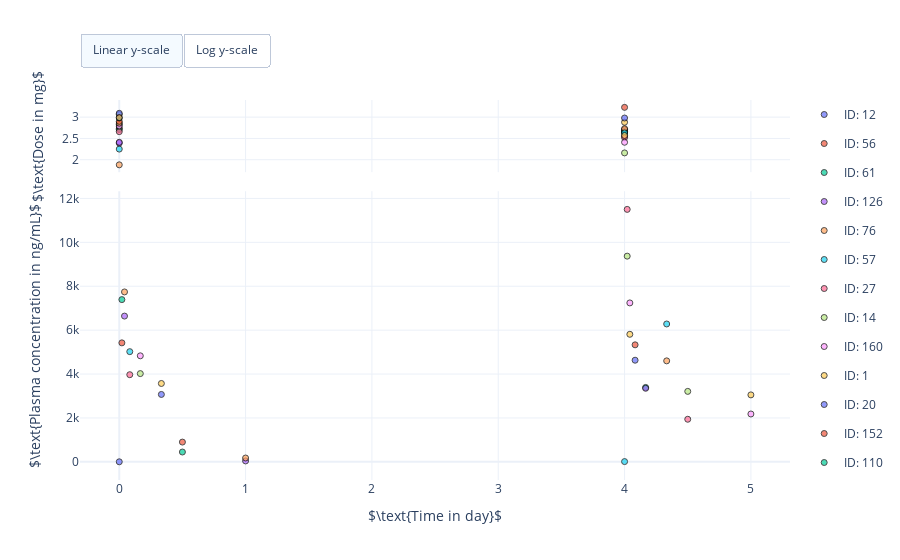

Here is the notebook cell this chart was saved with:
### Markdown cell above
## Preclinical data

### Code cell
import erlotinib as erlo
import pandas as pd

# Get data
data = erlo.DataLibrary().lung_cancer_single_erlotinib_dose_group()

# Create scatter plot
fig = erlo.plots.PKTimeSeriesPlot()
fig.add_data(data, biomarker='Plasma concentration')
fig.set_axis_labels(
    time_label=r'$\text{Time in day}$', 
    biom_label=r'$\text{Plasma concentration in ng/mL}$', 
    dose_label=r'$\text{Dose in mg}$')
fig.show()

### Figure 1 — Plotly figure (JSON) as saved in the notebook; plotly's stock layout.template omitted (floating-point values rounded to 4 significant figures)
{"data": [{"hoverinfo": "text", "legendgroup": "ID: 12", "marker": {"color": "#636EFA", "line": {"color": "black", "width": 1}, "opacity": 0.7, "symbol": "circle"}, "mode": "markers", "name": "ID: 12", "showlegend": false, "text": ["Dose duration: nan"], "type": "scatter", "x": [0], "xaxis": "x", "y": [2.83], "yaxis": "y"}, {"legendgroup": "ID: 12", "marker": {"color": "#636EFA", "line": {"color": "black", "width": 1}, "opacity": 0.7, "symbol": "circle"}, "mode": "markers", "name": "ID: 12", "showlegend": true, "type": "scatter", "x": [0], "xaxis": "x2", "y": [1.83], "yaxis": "y2"}, {"hoverinfo": "text", "legendgroup": "ID: 56", "marker": {"color": "#EF553B", "line": {"color": "black", "width": 1}, "opacity": 0.7, "symbol": "circle"}, "mode": "markers", "name": "ID: 56", "showlegend": false, "text": ["Dose duration: nan"], "type": "scatter", "x": [0], "xaxis": "x", "y": [2.74], "yaxis": "y"}, {"legendgroup": "ID: 56", "marker": {"color": "#EF553B", "line": {"color": "black", "width": 1}, "opacity": 0.7, "symbol": "circle"}, "mode": "markers", "name": "ID: 56", "showlegend": true, "type": "scatter", "x": [0.02083], "xaxis": "x2", "y": [5420], "yaxis": "y2"}, {"hoverinfo": "text", "legendgroup": "ID: 61", "marker": {"color": "#00CC96", "line": {"color": "black", "width": 1}, "opacity": 0.7, "symbol": "circle"}, "mode": "markers", "name": "ID: 61", "showlegend": false, "text": ["Dose duration: nan"], "type": "scatter", "x": [0], "xaxis": "x", "y": [2.71], "yaxis": "y"}, {"legendgroup": "ID: 61", "marker": {"color": "#00CC96", "line": {"color": "black", "width": 1}, "opacity": 0.7, "symbol": "circle"}, "mode": "markers", "name": "ID: 61", "showlegend": true, "type": "scatter", "x": [0.02083], "xaxis": "x2", "y": [7390], "yaxis": "y2"}, {"hoverinfo": "text", "legendgroup": "ID: 126", "marker": {"color": "#AB63FA", "line": {"color": "black", "width": 1}, "opacity": 0.7, "symbol": "circle"}, "mode": "markers", "name": "ID: 126", "showlegend": false, "text": ["Dose duration: nan"], "type": "scatter", "x": [0], "xaxis": "x", "y": [2.39], "yaxis": "y"}, {"legendgroup": "ID: 126", "marker": {"color": "#AB63FA", "line": {"color": "black", "width": 1}, "opacity": 0.7, "symbol": "circle"}, "mode": "markers", "name": "ID: 126", "showlegend": true, "type": "scatter", "x": [0.04167], "xaxis": "x2", "y": [6640], "yaxis": "y2"}, {"hoverinfo": "text", "legendgroup": "ID: 76", "marker": {"color": "#FFA15A", "line": {"color": "black", "width": 1}, "opacity": 0.7, "symbol": "circle"}, "mode": "markers", "name": "ID: 76", "showlegend": false, "text": ["Dose duration: nan"], "type": "scatter", "x": [0], "xaxis": "x", "y": [1.88], "yaxis": "y"}, {"legendgroup": "ID: 76", "marker": {"color": "#FFA15A", "line": {"color": "black", "width": 1}, "opacity": 0.7, "symbol": "circle"}, "mode": "markers", "name": "ID: 76", "showlegend": true, "type": "scatter", "x": [0.04167], "xaxis": "x2", "y": [7740], "yaxis": "y2"}, {"hoverinfo": "text", "legendgroup": "ID: 57", "marker": {"color": "#19D3F3", "line": {"color": "black", "width": 1}, "opacity": 0.7, "symbol": "circle"}, "mode": "markers", "name": "ID: 57", "showlegend": false, "text": ["Dose duration: nan"], "type": "scatter", "x": [0], "xaxis": "x", "y": [2.25], "yaxis": "y"}, {"legendgroup": "ID: 57", "marker": {"color": "#19D3F3", "line": {"color": "black", "width": 1}, "opacity": 0.7, "symbol": "circle"}, "mode": "markers", "name": "ID: 57", "showlegend": true, "type": "scatter", "x": [0.08333], "xaxis": "x2", "y": [5020], "yaxis": "y2"}, {"hoverinfo": "text", "legendgroup": "ID: 27", "marker": {"color": "#FF6692", "line": {"color": "black", "width": 1}, "opacity": 0.7, "symbol": "circle"}, "mode": "markers", "name": "ID: 27", "showlegend": false, "text": ["Dose duration: nan"], "type": "scatter", "x": [0], "xaxis": "x", "y": [2.66], "yaxis": "y"}, {"legendgroup": "ID: 27", "marker": {"color": "#FF6692", "line": {"color": "black", "width": 1}, "opacity": 0.7, "symbol": "circle"}, "mode": "markers", "name": "ID: 27", "showlegend": true, "type": "scatter", "x": [0.08333], "xaxis": "x2", "y": [3970], "yaxis": "y2"}, {"hoverinfo": "text", "legendgroup": "ID: 14", "marker": {"color": "#B6E880", "line": {"color": "black", "width": 1}, "opacity": 0.7, "symbol": "circle"}, "mode": "markers", "name": "ID: 14", "showlegend": false, "text": ["Dose duration: nan"], "type": "scatter", "x": [0], "xaxis": "x", "y": [3.06], "yaxis": "y"}, {"legendgroup": "ID: 14", "marker": {"color": "#B6E880", "line": {"color": "black", "width": 1}, "opacity": 0.7, "symbol": "circle"}, "mode": "markers", "name": "ID: 14", "showlegend": true, "type": "scatter", "x": [0.1667], "xaxis": "x2", "y": [4020], "yaxis": "y2"}, {"hoverinfo": "text", "legendgroup": "ID: 160", "marker": {"color": "#FF97FF", "line": {"color": "black", "width": 1}, "opacity": 0.7, "symbol": "circle"}, "mode": "markers", "name": "ID: 160", "showlegend": false, "text": ["Dose duration: nan"], "type": "scatter", "x": [0], "xaxis": "x", "y": [2.79], "yaxis": "y"}, {"legendgroup": "ID: 160", "marker": {"color": "#FF97FF", "line": {"color": "black", "width": 1}, "opacity": 0.7, "symbol": "circle"}, "mode": "markers", "name": "ID: 160", "showlegend": true, "type": "scatter", "x": [0.1667], "xaxis": "x2", "y": [4830], "yaxis": "y2"}, {"hoverinfo": "text", "legendgroup": "ID: 1", "marker": {"color": "#FECB52", "line": {"color": "black", "width": 1}, "opacity": 0.7, "symbol": "circle"}, "mode": "markers", "name": "ID: 1", "showlegend": false, "text": ["Dose duration: nan"], "type": "scatter", "x": [0], "xaxis": "x", "y": [2.86], "yaxis": "y"}, {"legendgroup": "ID: 1", "marker": {"color": "#FECB52", "line": {"color": "black", "width": 1}, "opacity": 0.7, "symbol": "circle"}, "mode": "markers", "name": "ID: 1", "showlegend": true, "type": "scatter", "x": [0.3333], "xaxis": "x2", "y": [3570], "yaxis": "y2"}, {"hoverinfo": "text", "legendgroup": "ID: 20", "marker": {"color": "#636EFA", "line": {"color": "black", "width": 1}, "opacity": 0.7, "symbol": "circle"}, "mode": "markers", "name": "ID: 20", "showlegend": false, "text": ["Dose duration: nan"], "type": "scatter", "x": [0], "xaxis": "x", "y": [3.09], "yaxis": "y"}, {"legendgroup": "ID: 20", "marker": {"color": "#636EFA", "line": {"color": "black", "width": 1}, "opacity": 0.7, "symbol": "circle"}, "mode": "markers", "name": "ID: 20", "showlegend": true, "type": "scatter", "x": [0.3333], "xaxis": "x2", "y": [3070], "yaxis": "y2"}, {"hoverinfo": "text", "legendgroup": "ID: 152", "marker": {"color": "#EF553B", "line": {"color": "black", "width": 1}, "opacity": 0.7, "symbol": "circle"}, "mode": "markers", "name": "ID: 152", "showlegend": false, "text": ["Dose duration: nan"], "type": "scatter", "x": [0], "xaxis": "x", "y": [2.9], "yaxis": "y"}, {"legendgroup": "ID: 152", "marker": {"color": "#EF553B", "line": {"color": "black", "width": 1}, "opacity": 0.7, "symbol": "circle"}, "mode": "markers", "name": "ID: 152", "showlegend": true, "type": "scatter", "x": [0.5], "xaxis": "x2", "y": [900], "yaxis": "y2"}, {"hoverinfo": "text", "legendgroup": "ID: 110", "marker": {"color": "#00CC96", "line": {"color": "black", "width": 1}, "opacity": 0.7, "symbol": "circle"}, "mode": "markers", "name": "ID: 110", "showlegend": false, "text": ["Dose duration: nan"], "type": "scatter", "x": [0], "xaxis": "x", "y": [2.98], "yaxis": "y"}, {"legendgroup": "ID: 110", "marker": {"color": "#00CC96", "line": {"color": "black", "width": 1}, "opacity": 0.7, "symbol": "circle"}, "mode": "markers", "name": "ID: 110", "showlegend": true, "type": "scatter", "x": [0.5], "xaxis": "x2", "y": [448], "yaxis": "y2"}, {"hoverinfo": "text", "legendgroup": "ID: 10", "marker": {"color": "#AB63FA", "line": {"color": "black", "width": 1}, "opacity": 0.7, "symbol": "circle"}, "mode": "markers", "name": "ID: 10", "showlegend": false, "text": ["Dose duration: nan"], "type": "scatter", "x": [0], "xaxis": "x", "y": [2.41], "yaxis": "y"}, {"legendgroup": "ID: 10", "marker": {"color": "#AB63FA", "line": {"color": "black", "width": 1}, "opacity": 0.7, "symbol": "circle"}, "mode": "markers", "name": "ID: 10", "showlegend": true, "type": "scatter", "x": [1], "xaxis": "x2", "y": [41.4], "yaxis": "y2"}, {"hoverinfo": "text", "legendgroup": "ID: 74", "marker": {"color": "#FFA15A", "line": {"color": "black", "width": 1}, "opacity": 0.7, "symbol": "circle"}, "mode": "markers", "name": "ID: 74", "showlegend": false, "text": ["Dose duration: nan"], "type": "scatter", "x": [0], "xaxis": "x", "y": [2.99], "yaxis": "y"}, {"legendgroup": "ID: 74", "marker": {"color": "#FFA15A", "line": {"color": "black", "width": 1}, "opacity": 0.7, "symbol": "circle"}, "mode": "markers", "name": "ID: 74", "showlegend": true, "type": "scatter", "x": [1], "xaxis": "x2", "y": [175], "yaxis": "y2"}, {"hoverinfo": "text", "legendgroup": "ID: 30", "marker": {"color": "#19D3F3", "line": {"color": "black", "width": 1}, "opacity": 0.7, "symbol": "circle"}, "mode": "markers", "name": "ID: 30", "showlegend": false, "text": ["Dose duration: nan"], "type": "scatter", "x": [4], "xaxis": "x", "y": [2.66], "yaxis": "y"}, {"legendgroup": "ID: 30", "marker": {"color": "#19D3F3", "line": {"color": "black", "width": 1}, "opacity": 0.7, "symbol": "circle"}, "mode": "markers", "name": "ID: 30", "showlegend": true, "type": "scatter", "x": [4], "xaxis": "x2", "y": [11.8], "yaxis": "y2"}, {"hoverinfo": "text", "legendgroup": "ID: 120", "marker": {"color": "#FF6692", "line": {"color": "black", "width": 1}, "opacity": 0.7, "symbol": "circle"}, "mode": "markers", "name": "ID: 120", "showlegend": false, "text": ["Dose duration: nan"], "type": "scatter", "x": [4], "xaxis": "x", "y": [2.65], "yaxis": "y"}, {"legendgroup": "ID: 120", "marker": {"color": "#FF6692", "line": {"color": "black", "width": 1}, "opacity": 0.7, "symbol": "circle"}, "mode": "markers", "name": "ID: 120", "showlegend": true, "type": "scatter", "x": [4.021], "xaxis": "x2", "y": [11500], "yaxis": "y2"}, {"hoverinfo": "text", "legendgroup": "ID: 148", "marker": {"color": "#B6E880", "line": {"color": "black", "width": 1}, "opacity": 0.7, "symbol": "circle"}, "mode": "markers", "name": "ID: 148", "showlegend": false, "text": ["Dose duration: nan"], "type": "scatter", "x": [4], "xaxis": "x", "y": [2.71], "yaxis": "y"}, {"legendgroup": "ID: 148", "marker": {"color": "#B6E880", "line": {"color": "black", "width": 1}, "opacity": 0.7, "symbol": "circle"}, "mode": "markers", "name": "ID: 148", "showlegend": true, "type": "scatter", "x": [4.021], "xaxis": "x2", "y": [9370], "yaxis": "y2"}, {"hoverinfo": "text", "legendgroup": "ID: 50", "marker": {"color": "#FF97FF", "line": {"color": "black", "width": 1}, "opacity": 0.7, "symbol": "circle"}, "mode": "markers", "name": "ID: 50", "showlegend": false, "text": ["Dose duration: nan"], "type": "scatter", "x": [4], "xaxis": "x", "y": [2.7], "yaxis": "y"}, {"legendgroup": "ID: 50", "marker": {"color": "#FF97FF", "line": {"color": "black", "width": 1}, "opacity": 0.7, "symbol": "circle"}, "mode": "markers", "name": "ID: 50", "showlegend": true, "type": "scatter", "x": [4.042], "xaxis": "x2", "y": [7240], "yaxis": "y2"}, {"hoverinfo": "text", "legendgroup": "ID: 77", "marker": {"color": "#FECB52", "line": {"color": "black", "width": 1}, "opacity": 0.7, "symbol": "circle"}, "mode": "markers", "name": "ID: 77", "showlegend": false, "text": ["Dose duration: nan"], "type": "scatter", "x": [4], "xaxis": "x", "y": [2.88], "yaxis": "y"}, {"legendgroup": "ID: 77", "marker": {"color": "#FECB52", "line": {"color": "black", "width": 1}, "opacity": 0.7, "symbol": "circle"}, "mode": "markers", "name": "ID: 77", "showlegend": true, "type": "scatter", "x": [4.042], "xaxis": "x2", "y": [5810], "yaxis": "y2"}, {"hoverinfo": "text", "legendgroup": "ID: 43", "marker": {"color": "#636EFA", "line": {"color": "black", "width": 1}, "opacity": 0.7, "symbol": "circle"}, "mode": "markers", "name": "ID: 43", "showlegend": false, "text": ["Dose duration: nan"], "type": "scatter", "x": [4], "xaxis": "x", "y": [2.98], "yaxis": "y"}, {"legendgroup": "ID: 43", "marker": {"color": "#636EFA", "line": {"color": "black", "width": 1}, "opacity": 0.7, "symbol": "circle"}, "mode": "markers", "name": "ID: 43", "showlegend": true, "type": "scatter", "x": [4.083], "xaxis": "x2", "y": [4630], "yaxis": "y2"}, {"hoverinfo": "text", "legendgroup": "ID: 2", "marker": {"color": "#EF553B", "line": {"color": "black", "width": 1}, "opacity": 0.7, "symbol": "circle"}, "mode": "markers", "name": "ID: 2", "showlegend": false, "text": ["Dose duration: nan"], "type": "scatter", "x": [4], "xaxis": "x", "y": [3.23], "yaxis": "y"}, {"legendgroup": "ID: 2", "marker": {"color": "#EF553B", "line": {"color": "black", "width": 1}, "opacity": 0.7, "symbol": "circle"}, "mode": "markers", "name": "ID: 2", "showlegend": true, "type": "scatter", "x": [4.083], "xaxis": "x2", "y": [5330], "yaxis": "y2"}, {"hoverinfo": "text", "legendgroup": "ID: 83", "marker": {"color": "#00CC96", "line": {"color": "black", "width": 1}, "opacity": 0.7, "symbol": "circle"}, "mode": "markers", "name": "ID: 83", "showlegend": false, "text": ["Dose duration: nan"], "type": "scatter", "x": [4], "xaxis": "x", "y": [2.66], "yaxis": "y"}, {"legendgroup": "ID: 83", "marker": {"color": "#00CC96", "line": {"color": "black", "width": 1}, "opacity": 0.7, "symbol": "circle"}, "mode": "markers", "name": "ID: 83", "showlegend": true, "type": "scatter", "x": [4.167], "xaxis": "x2", "y": [3390], "yaxis": "y2"}, {"hoverinfo": "text", "legendgroup": "ID: 3", "marker": {"color": "#AB63FA", "line": {"color": "black", "width": 1}, "opacity": 0.7, "symbol": "circle"}, "mode": "markers", "name": "ID: 3", "showlegend": false, "text": ["Dose duration: nan"], "type": "scatter", "x": [4], "xaxis": "x", "y": [2.56], "yaxis": "y"}, {"legendgroup": "ID: 3", "marker": {"color": "#AB63FA", "line": {"color": "black", "width": 1}, "opacity": 0.7, "symbol": "circle"}, "mode": "markers", "name": "ID: 3", "showlegend": true, "type": "scatter", "x": [4.167], "xaxis": "x2", "y": [3350], "yaxis": "y2"}, {"hoverinfo": "text", "legendgroup": "ID: 103", "marker": {"color": "#FFA15A", "line": {"color": "black", "width": 1}, "opacity": 0.7, "symbol": "circle"}, "mode": "markers", "name": "ID: 103", "showlegend": false, "text": ["Dose duration: nan"], "type": "scatter", "x": [4], "xaxis": "x", "y": [2.73], "yaxis": "y"}, {"legendgroup": "ID: 103", "marker": {"color": "#FFA15A", "line": {"color": "black", "width": 1}, "opacity": 0.7, "symbol": "circle"}, "mode": "markers", "name": "ID: 103", "showlegend": true, "type": "scatter", "x": [4.333], "xaxis": "x2", "y": [4600], "yaxis": "y2"}, {"hoverinfo": "text", "legendgroup": "ID: 114", "marker": {"color": "#19D3F3", "line": {"color": "black", "width": 1}, "opacity": 0.7, "symbol": "circle"}, "mode": "markers", "name": "ID: 114", "showlegend": false, "text": ["Dose duration: nan"], "type": "scatter", "x": [4], "xaxis": "x", "y": [2.63], "yaxis": "y"}, {"legendgroup": "ID: 114", "marker": {"color": "#19D3F3", "line": {"color": "black", "width": 1}, "opacity": 0.7, "symbol": "circle"}, "mode": "markers", "name": "ID: 114", "showlegend": true, "type": "scatter", "x": [4.333], "xaxis": "x2", "y": [6280], "yaxis": "y2"}, {"hoverinfo": "text", "legendgroup": "ID: 102", "marker": {"color": "#FF6692", "line": {"color": "black", "width": 1}, "opacity": 0.7, "symbol": "circle"}, "mode": "markers", "name": "ID: 102", "showlegend": false, "text": ["Dose duration: nan"], "type": "scatter", "x": [4], "xaxis": "x", "y": [2.52], "yaxis": "y"}, {"legendgroup": "ID: 102", "marker": {"color": "#FF6692", "line": {"color": "black", "width": 1}, "opacity": 0.7, "symbol": "circle"}, "mode": "markers", "name": "ID: 102", "showlegend": true, "type": "scatter", "x": [4.5], "xaxis": "x2", "y": [1940], "yaxis": "y2"}, {"hoverinfo": "text", "legendgroup": "ID: 18", "marker": {"color": "#B6E880", "line": {"color": "black", "width": 1}, "opacity": 0.7, "symbol": "circle"}, "mode": "markers", "name": "ID: 18", "showlegend": false, "text": ["Dose duration: nan"], "type": "scatter", "x": [4], "xaxis": "x", "y": [2.16], "yaxis": "y"}, {"legendgroup": "ID: 18", "marker": {"color": "#B6E880", "line": {"color": "black", "width": 1}, "opacity": 0.7, "symbol": "circle"}, "mode": "markers", "name": "ID: 18", "showlegend": true, "type": "scatter", "x": [4.5], "xaxis": "x2", "y": [3210], "yaxis": "y2"}, {"hoverinfo": "text", "legendgroup": "ID: 73", "marker": {"color": "#FF97FF", "line": {"color": "black", "width": 1}, "opacity": 0.7, "symbol": "circle"}, "mode": "markers", "name": "ID: 73", "showlegend": false, "text": ["Dose duration: nan"], "type": "scatter", "x": [4], "xaxis": "x", "y": [2.41], "yaxis": "y"}, {"legendgroup": "ID: 73", "marker": {"color": "#FF97FF", "line": {"color": "black", "width": 1}, "opacity": 0.7, "symbol": "circle"}, "mode": "markers", "name": "ID: 73", "showlegend": true, "type": "scatter", "x": [5], "xaxis": "x2", "y": [2180], "yaxis": "y2"}, {"hoverinfo": "text", "legendgroup": "ID: 33", "marker": {"color": "#FECB52", "line": {"color": "black", "width": 1}, "opacity": 0.7, "symbol": "circle"}, "mode": "markers", "name": "ID: 33", "showlegend": false, "text": ["Dose duration: nan"], "type": "scatter", "x": [4], "xaxis": "x", "y": [2.57], "yaxis": "y"}, {"legendgroup": "ID: 33", "marker": {"color": "#FECB52", "line": {"color": "black", "width": 1}, "opacity": 0.7, "symbol": "circle"}, "mode": "markers", "name": "ID: 33", "showlegend": true, "type": "scatter", "x": [5], "xaxis": "x2", "y": [3050], "yaxis": "y2"}], "layout": {"autosize": true, "updatemenus": [{"buttons": [{"args": [{"yaxis2.type": "linear"}], "label": "Linear y-scale", "method": "relayout"}, {"args": [{"yaxis2.type": "log"}], "label": "Log y-scale", "method": "relayout"}], "direction": "left", "pad": {"r": 0, "t": -10}, "showactive": true, "type": "buttons", "x": 0, "xanchor": "left", "y": 1.15, "yanchor": "top"}], "xaxis": {"anchor": "y", "domain": [0, 1], "matches": "x2", "showticklabels": false}, "xaxis2": {"anchor": "y2", "domain": [0, 1], "title": {"text": "$\\text{Time in day}$"}}, "yaxis": {"anchor": "x", "domain": [0.81, 1], "title": {"text": "$\\text{Dose in mg}$"}}, "yaxis2": {"anchor": "x2", "domain": [0, 0.76], "title": {"text": "$\\text{Plasma concentration in ng/mL}$"}}}}
